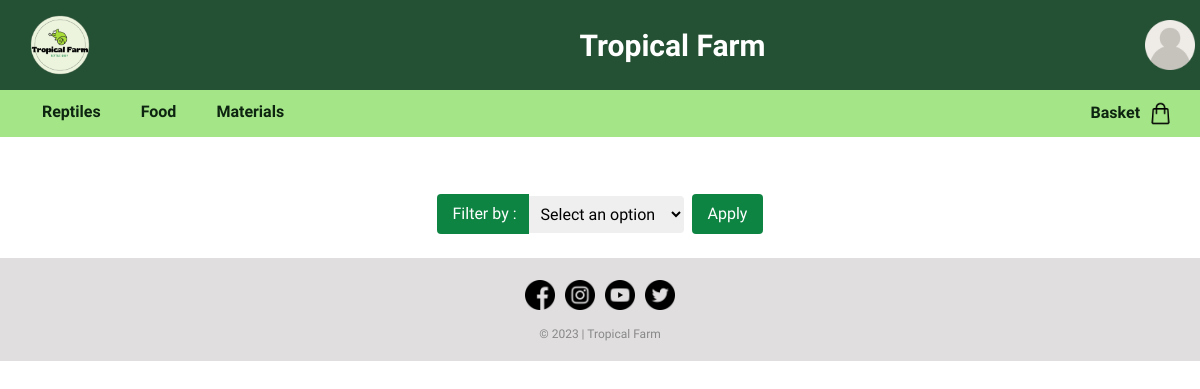
/snakes.php, run on an earlier commit of the app's database.
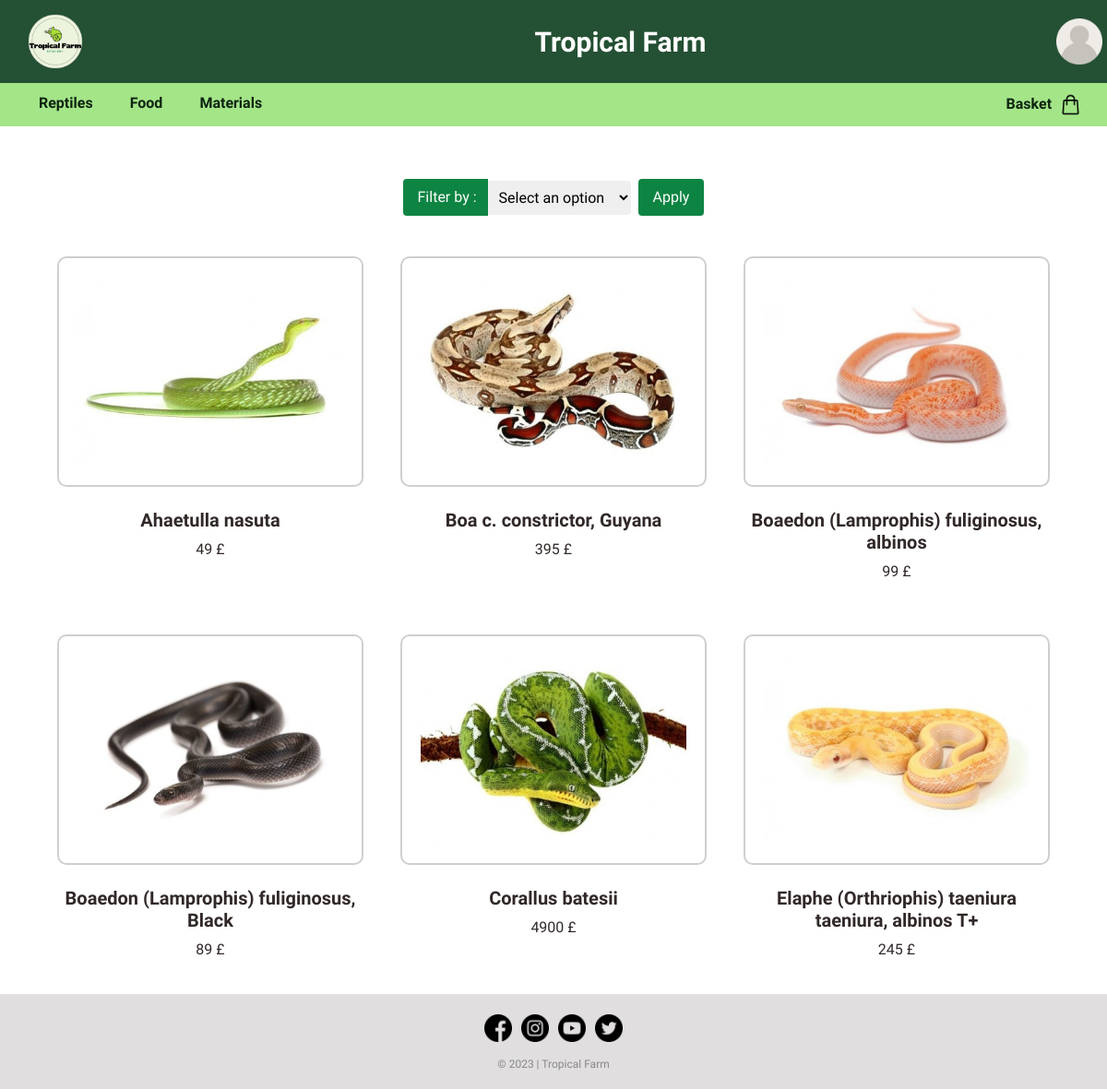
And on a later commit of the database.
### tables this page shows
CREATE TABLE IF NOT EXISTS `item` (
  `iditem` int NOT NULL AUTO_INCREMENT,
  `name` varchar(50) NOT NULL,
  `category` varchar(50) NOT NULL,
  `second_category` varchar(50) NOT NULL,
  `description` varchar(1000) NOT NULL,
  `photo` varchar(50) NOT NULL,
  `price` int NOT NULL,
  `stock` varchar(50) NOT NULL,
  `sell` varchar(50) DEFAULT NULL,
  `auction` varchar(50) DEFAULT NULL,
  `trade` varchar(50) DEFAULT NULL,
  PRIMARY KEY (`iditem`)
);

### snakes.php (the view, shortened to what this page needs)
<!DOCTYPE html>
<html>
<head>
<link href="https://cdn.jsdelivr.net/npm/bootstrap@5.3.0/dist/css/bootstrap.min.css" rel="stylesheet">
<link href="style.css" rel="stylesheet" type="text/css"/>
</head>
<body>
  <div class="headnav">
<?php
if(!isset($_SESSION["photo"])){
  $imageURL = "image/user.png";
}
else{
$imageURL = "image/" . $_SESSION["photo"];
}
?>
      <?php if(isset($_SESSION["role"])){ echo '<header style="background-color: ' . $_SESSION["background"] . ';">'; }
            else{echo '<header>';}?>
            <div class="logo">
              <img src="image\logo.png" alt="Logo">
            </div>
            <div class="titre"><a href="http://localhost:80/Tropical-Farm/index.php" class="titre">Tropical Farm</a></div>
            <div class="dropdown">
              <a href="http://localhost:80/Tropical-Farm/login.php" class="dropdown-btn"><img src="<?php echo $imageURL; ?>" width="50px" height="50px"></a>
            </div>
          </header>
    <nav>
      <ul class="categories">
        <li>
          <a href="#">Reptiles</a>
        </li>
        <li>
          <a href="#">Food</a>
        </li>
        <li>
          <a href="#">Materials</a>
        </li>
      </ul>
      <div class="panier">
        <a href="http://localhost:80/Tropical-Farm/basket.php"><b>Basket &nbsp</b><img src="image/shopping-bag.png"></a>
      </div>
    </nav>
    </div>
  <br><br><br><br><br><br>
<form class="formfiltre" method="GET">
  <label for="filter">&nbsp;Filter by :</label>
  <select name="filter" id="filter">
    <option class="optionfiltre" value="null">Select an option</option>
  </select>
  <input class="filtre" type="submit" value="Apply">
</form>
<br>
<div class="container">
<?php
$serveur = "localhost";
$utilisateur = "root";
$motDePasse = "";
$baseDeDonnees = "tropicalfarm";
$connexion = mysqli_connect($serveur, $utilisateur, $motDePasse, $baseDeDonnees);
$condition1 = "category = 'reptiles'";
$condition2 = "second_category = 'snakes'";
if (isset($_GET['filter'])) {
  $filter = $_GET['filter'];
if($filter == 'asc'){
  $query = "SELECT * FROM item WHERE $condition1 and $condition2 ORDER BY price ASC";
  $resultat = mysqli_query($connexion, $query);
}
elseif($filter == 'desc'){
  $query = "SELECT * FROM item WHERE $condition1 and $condition2 ORDER BY price DESC";
  $resultat = mysqli_query($connexion, $query);
}
elseif($filter == 'null'){
  $query = "SELECT * FROM item WHERE $condition1 and $condition2";
  $resultat = mysqli_query($connexion, $query);
}
}
else{
  $query = "SELECT * FROM item WHERE $condition1 and $condition2";
  $resultat = mysqli_query($connexion, $query);
}
while ($row = mysqli_fetch_assoc($resultat)) {
  $iditem = $row['iditem'];
  echo '<div class="item">';
  if(isset($row["sell"])){
    echo "<a href='http://localhost:80/Tropical-Farm/item.php?iditem=$iditem'><img src= image/". $row['photo'] ." alt='Image' /><br></a>";}
  else if(isset($row["auction"])){
    echo "<a href='http://localhost:80/Tropical-Farm/item.php?iditem=$iditem'><img src= image/". $row['photo'] ." alt='Image' /><br></a>";}
  echo "<center><h5><b>" . $row['name'] . "</b></h5>";
  echo "<p>" .$row['price'] . "  £</p></center>";
  echo "</div>";
}
?>
</div>
<footer>
  <div class="footer-section">
    <a href="https://www.facebook.com/pages/category/supermarket/Tesco-Superstore-440818089460778/" target="_blank"><img src="image/facebook (1).png"></a>
    <a href="https://www.instagram.com/tescofood/?hl=fr" target="_blank"><img src="image/instagram (2).png"></a>
    <a href="https://www.youtube.com/tesco" target="_blank"><img src="image/youtube.png"></a>
    <a href="https://twitter (1).com/Tesco" target="_blank"><img src="image/twitter (1).png"></a>
</div>
  <div class="footer-bottom">
    <p>&copy; 2023 | Tropical Farm</p>
  </div>
</footer>
</body>
</html>

What changed in the data, as far as the page shows it:
added item: photo (picture), name "Ahaetulla nasuta", price "49"
added item: photo (picture), name "Boa c. constrictor, Guyana", price "395"
added item: photo (picture), name "Boaedon (Lamprophis) fuliginosus, albinos", price "99"
added item: photo (picture), name "Boaedon (Lamprophis) fuliginosus, Black", price "89"
added item: photo (picture), name "Corallus batesii", price "4900"
added item: photo (picture), name "Elaphe (Orthriophis) taeniura taeniura, albinos T+", price "245"
